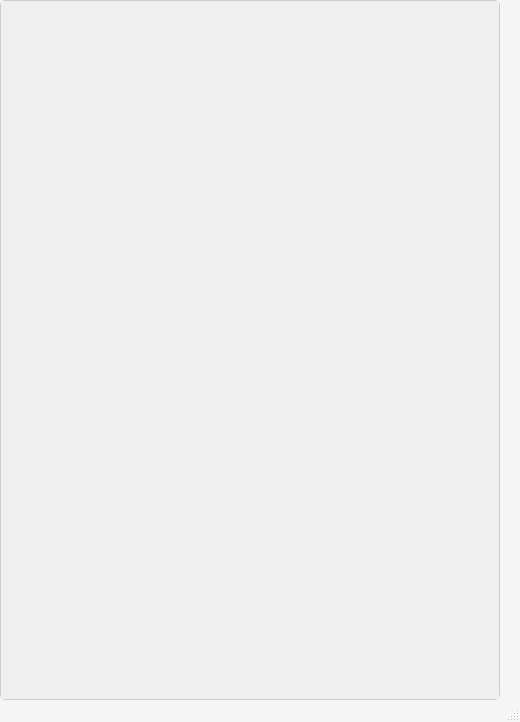
<ui version="4.0">
 <class>order_tob</class>
 <widget class="QMainWindow" name="order_tob">
  <property name="geometry">
   <rect>
    <x>0</x>
    <y>0</y>
    <width>520</width>
    <height>722</height>
   </rect>
  </property>
  <property name="windowTitle">
   <string>Order Management</string>
  </property>
  <property name="styleSheet">
   <string notr="true">
    QMainWindow {
        background-color: #f5f5f5; /* 设置背景颜色 */
    }
    QScrollArea {
        border: 1px solid #ccc; /* 设置边框 */
        border-radius: 5px; /* 设置圆角 */
    }
   </string>
  </property>
  <widget class="QWidget" name="centralwidget">
   <widget class="QScrollArea" name="m_scrollArea">
    <property name="geometry">
     <rect>
      <x>0</x>
      <y>0</y>
      <width>500</width>
      <height>700</height>
     </rect>
    </property>
    <property name="widgetResizable">
     <bool>true</bool>
    </property>
    <widget class="QWidget" name="scrollAreaWidgetContents">
     <property name="geometry">
      <rect>
       <x>0</x>
       <y>0</y>
       <width>498</width>
       <height>698</height>
      </rect>
     </property>
    </widget>
   </widget>
  </widget>
  <widget class="QMenuBar" name="menubar">
   <property name="geometry">
    <rect>
     <x>0</x>
     <y>0</y>
     <width>520</width>
     <height>21</height>
    </rect>
   </property>
  </widget>
  <widget class="QStatusBar" name="statusbar"/>
 </widget>
 <resources/>
 <connections/>
</ui>
